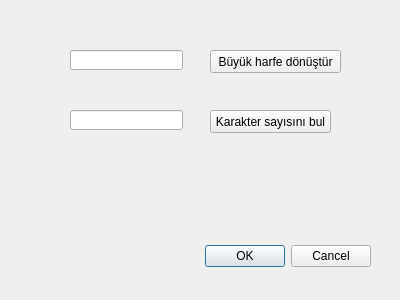
<?xml version="1.0" encoding="UTF-8"?>
<ui version="4.0">
 <class>Dialog</class>
 <widget class="QDialog" name="Dialog">
  <property name="geometry">
   <rect>
    <x>0</x>
    <y>0</y>
    <width>400</width>
    <height>300</height>
   </rect>
  </property>
  <property name="windowTitle">
   <string>Dialog</string>
  </property>
  <widget class="QDialogButtonBox" name="buttonBox">
   <property name="geometry">
    <rect>
     <x>30</x>
     <y>240</y>
     <width>341</width>
     <height>32</height>
    </rect>
   </property>
   <property name="orientation">
    <enum>Qt::Horizontal</enum>
   </property>
   <property name="standardButtons">
    <set>QDialogButtonBox::Cancel|QDialogButtonBox::Ok</set>
   </property>
  </widget>
  <widget class="QPushButton" name="btn_buyukharf_yap">
   <property name="geometry">
    <rect>
     <x>210</x>
     <y>50</y>
     <width>131</width>
     <height>23</height>
    </rect>
   </property>
   <property name="text">
    <string>Büyük harfe dönüştür</string>
   </property>
  </widget>
  <widget class="QPushButton" name="btn_karaktersay_bul">
   <property name="geometry">
    <rect>
     <x>210</x>
     <y>110</y>
     <width>121</width>
     <height>23</height>
    </rect>
   </property>
   <property name="text">
    <string>Karakter sayısını bul</string>
   </property>
  </widget>
  <widget class="QLineEdit" name="edt_mesaj">
   <property name="geometry">
    <rect>
     <x>70</x>
     <y>50</y>
     <width>113</width>
     <height>20</height>
    </rect>
   </property>
  </widget>
  <widget class="QLineEdit" name="edt_sonuc">
   <property name="geometry">
    <rect>
     <x>70</x>
     <y>110</y>
     <width>113</width>
     <height>20</height>
    </rect>
   </property>
  </widget>
 </widget>
 <resources/>
 <connections>
  <connection>
   <sender>buttonBox</sender>
   <signal>accepted()</signal>
   <receiver>Dialog</receiver>
   <slot>accept()</slot>
   <hints>
    <hint type="sourcelabel">
     <x>248</x>
     <y>254</y>
    </hint>
    <hint type="destinationlabel">
     <x>157</x>
     <y>274</y>
    </hint>
   </hints>
  </connection>
  <connection>
   <sender>buttonBox</sender>
   <signal>rejected()</signal>
   <receiver>Dialog</receiver>
   <slot>reject()</slot>
   <hints>
    <hint type="sourcelabel">
     <x>316</x>
     <y>260</y>
    </hint>
    <hint type="destinationlabel">
     <x>286</x>
     <y>274</y>
    </hint>
   </hints>
  </connection>
 </connections>
</ui>
